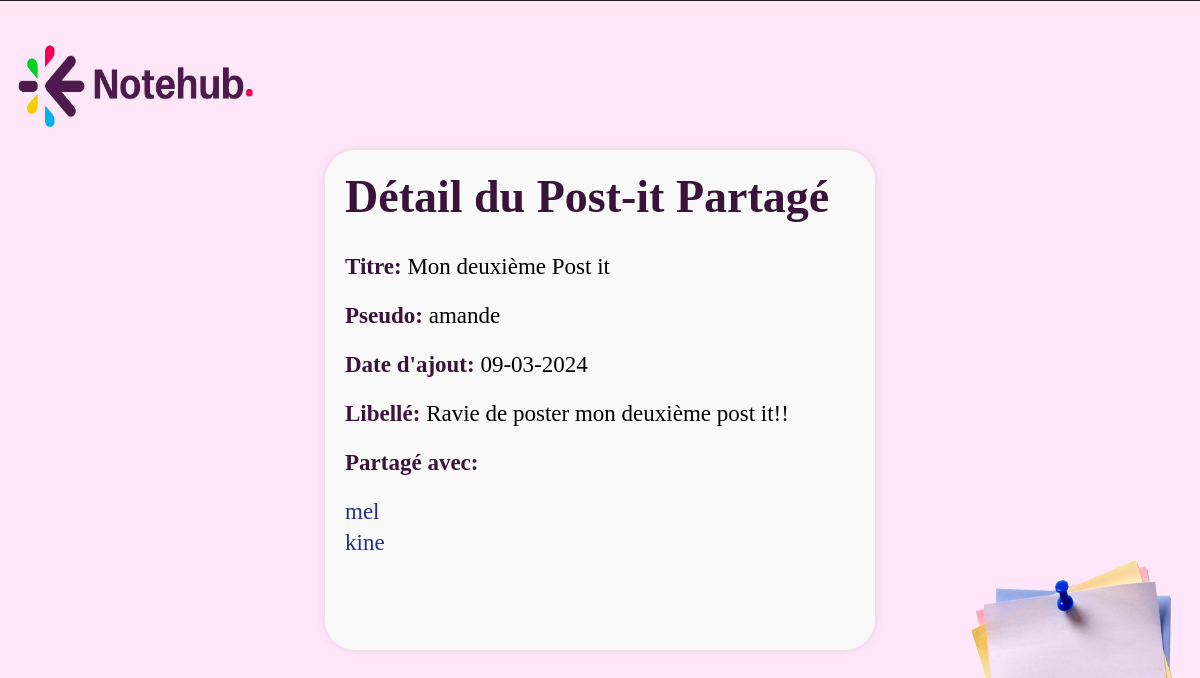
Page /controleur/PostitSharedDetailControleur.php?id=6 (signed in) on the committed database.
### tables this page shows
CREATE TABLE POSTIT (
    IDPOSTIT INTEGER PRIMARY KEY AUTOINCREMENT,
    DATEDECREATION TEXT NOT NULL,
    TITRE TEXT NOT NULL,
    LIBELLE TEXT NOT NULL,
    IDUSER INTEGER,
    FOREIGN KEY (IDUSER) REFERENCES USER(IDUSER)
);

CREATE TABLE USER (
    IDUSER INTEGER PRIMARY KEY AUTOINCREMENT,
    PSEUDO TEXT NOT NULL,
    NOM TEXT NOT NULL,
    PRENOM TEXT NOT NULL,
    DATEDENAISSANCE TEXT NOT NULL,
    MAIL TEXT NOT NULL,
    MDP TEXT NOT NULL
);

### modele/PostitModel.php (called while the page is built, shortened)
<?php
class PostitModel {
    private $db;
    public function __construct() {
        $this->db = new PDO('sqlite:' . DB_PATH);
    }
    public function getPostitsById($postitId) {
        $sql = "SELECT p.* , u.PSEUDO FROM POSTIT p
                INNER JOIN user u ON u.IDUSER = p.IDUSER
                WHERE p.IDPOSTIT = :postitId ";
        $stmt = $this->db->prepare($sql);
        $stmt->bindParam(':postitId', $postitId, PDO::PARAM_INT);
        $stmt->execute();
        return $stmt->fetch(PDO::FETCH_ASSOC);
    }
    public function getSharedUserById($postitid) {
        $sql = "SELECT u.* FROM USER u
                INNER JOIN Partage pa ON u.IDUSER = pa.IDUSER
                WHERE pa.IDPOSTIT = :idPostit";
        $stmt = $this->db->prepare($sql);
        $stmt->bindParam(':idPostit', $postitid);
        $stmt->execute();
        return $stmt->fetchAll(PDO::FETCH_ASSOC);
    }
}
?>

### vue/PostitSharedDetailVue.php (the view, shortened to what this page needs)
<!DOCTYPE html>
<html lang="fr">
<head>
    <link rel="stylesheet" href="vue/styles/style2.css">
</head>
<body>
<div class="detail-container">
    <h1>Détail du Post-it Partagé</h1>
    <p><strong>Titre:</strong> <?php echo htmlspecialchars($postitDetails['TITRE']); ?></p>
    <p><strong>Pseudo:</strong> <?php echo htmlspecialchars($postitDetails['PSEUDO']); ?></p>
    <p><strong>Date d'ajout:</strong> <?php echo htmlspecialchars($postitDetails['DATEDECREATION']); ?></p>
    <p><strong>Libellé:</strong> <?php echo nl2br(htmlspecialchars($postitDetails['LIBELLE'])); ?></p>
    <p><strong>Partagé avec:</strong></p>
    <ul>
        <?php foreach ($sharedUsers as $user): ?>
            <li><?php echo htmlspecialchars($user['PSEUDO']); ?></li>
        <?php endforeach; ?>
    </ul>
</div>
</body>
</html>

### vue/styles/style2.css (style rules this page uses)
* { box-sizing: border-box; }
body { display: flex; justify-content: center; align-items: center; height: 100vh; margin: 0; background-size: 100% 100%; background-color: #FCE8F8; background-image: url(../images/fonds.jpg) ; background-repeat: no-repeat; background-position: center; }
.detail-container { height: 500px; width: 550px; margin: 0 auto; padding: 20px; background-color: #f9f9f9; border-radius: 30px; box-shadow: 0 0 10px rgba(0, 0, 0, 0.1); font-size: 23px; }
.detail-container h1 { margin-top: 0; color: #3a1338; }
.detail-container ul { list-style-type: none; padding: 0; }
.detail-container li { margin-bottom: 5px; color: #252f8b; }
.detail-container strong { color: #3a1338; }

### rows in the picture
postit: TITRE "Mon deuxième Post it", IDUSER.PSEUDO "amande", DATEDECREATION "09-03-2024", LIBELLE "Ravie de poster mon deuxième post it!!"
user: PSEUDO "mel"
user: PSEUDO "kine"
